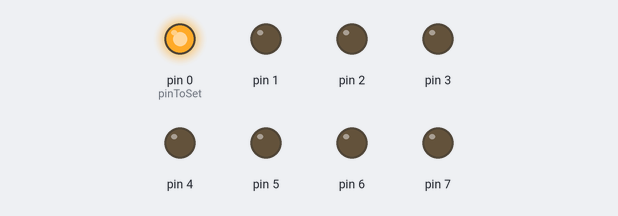
Bench run of a sketch on a simulated Arduino Uno, built with avr-gcc and run on an emulated ATmega328P. On the bench: output pins drawn as LEDs (lit = HIGH).

Above: at 0.1 s.
At 0.9 s:
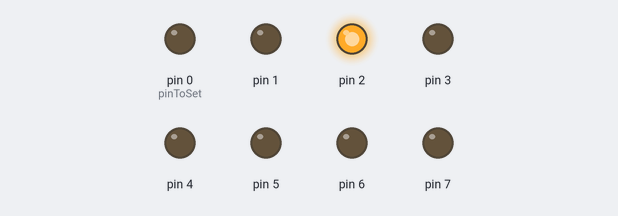
At 1.7 s:
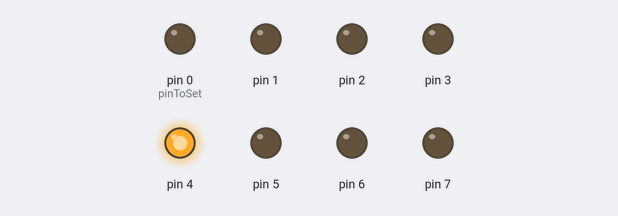
At 3.7 s:
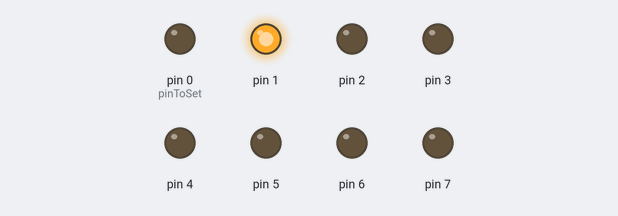
At 5.3 s:
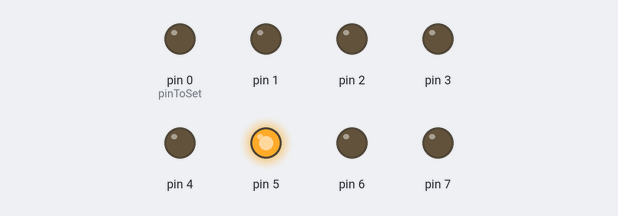
At 7.1 s:
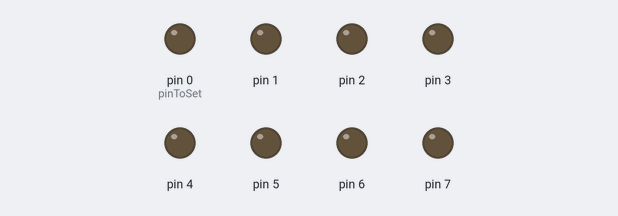
Timing chart, 0 to 7.4 s (numbered marks = the images above):
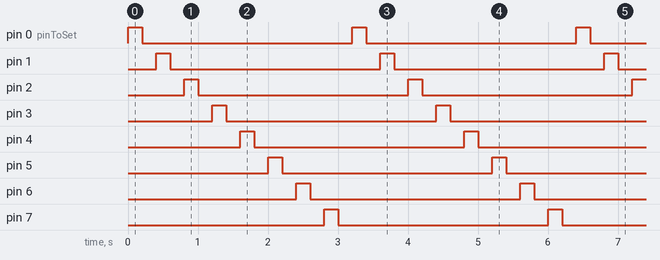

Measured:
- by itself, pin 0 (pinToSet), pin 1–7: alternates HIGH for 0.20 s and LOW for 3.0 s
- by itself, everything shown: repeats every 3.2 s, in 16 steps

The sketch:

OneBitAtATime.ino
```cpp
// Set the first 8 digital pins to be output pins
void setup()
{
  for( int i = 0; i < 8; i++ )
  {
    pinMode( i, OUTPUT );
  }

}

// Set the LEDs on and off, one at a time.
byte pinToSet = 0;
void loop()
{
  digitalWrite( pinToSet, HIGH );
  delay( 200 );
  digitalWrite( pinToSet, LOW );
  delay( 200 );
  pinToSet++;
  pinToSet %= 8;
}
```
